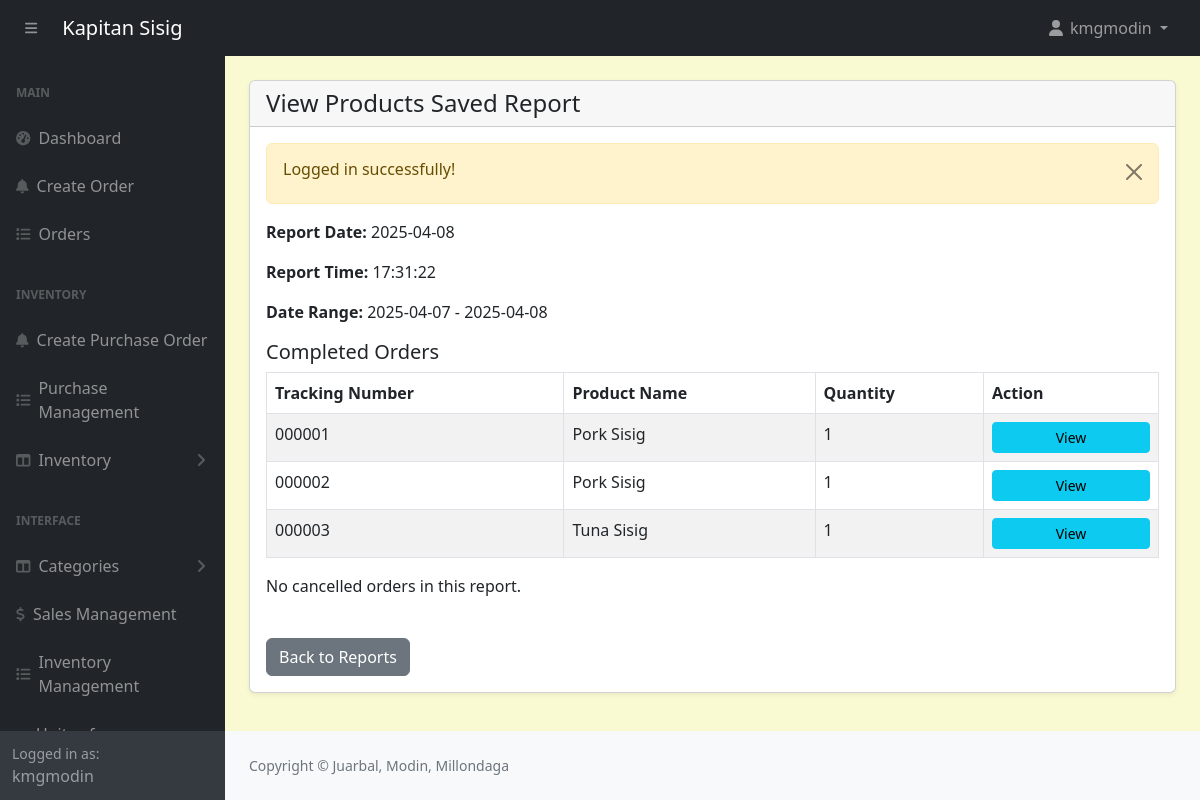
Page /admin/view-products-report.php?id=30 (signed in) on the committed database.
### tables this page shows
CREATE TABLE `saved_products_reports` (
  `id` int(11) NOT NULL,
  `report_date` date NOT NULL,
  `report_time` time NOT NULL,
  `report_type` enum('products','ingredients') NOT NULL,
  `report_data` text NOT NULL,
  `created_at` timestamp NOT NULL DEFAULT current_timestamp(),
  `start_date` date DEFAULT NULL,
  `end_date` date DEFAULT NULL
);

### admin/view-products-report.php (the view, shortened to what this page needs)
<?php include('includes/header.php'); ?>
<div class="container-fluid px-4 pb-4">
    <div class="card mt-4 shadow-sm">
        <div class="card-header">
            <h4 class="mb-0">View Products Saved Report</h4>
        </div>
        <div class="card-body">
            <?php
                if (isset($_GET['id'])) {
                    $reportId = $_GET['id'];
                    $query = "SELECT * FROM saved_products_reports WHERE id = '$reportId'";
                    $result = mysqli_query($conn, $query);
                    if (mysqli_num_rows($result) > 0) {
                        $report = mysqli_fetch_assoc($result);
                        $reportData = json_decode($report['report_data'], true);
                        $reportDate = $report['report_date'];
                        $reportTime = $report['report_time'];
                        $startDate = $report['start_date'];
                        $endDate = $report['end_date'];
                        $completedOrders = $reportData['completed_orders'];
                        $cancelledOrders = $reportData['cancelled_orders'];
                    } else {
                        echo "<div class='alert alert-danger'>Report not found.</div>";
                        exit;
                    }
                } else {
                    echo "<div class='alert alert-danger'>No report ID provided.</div>";
                    exit;
                }
            ?>
            <div class="mb-3">
                <p><strong>Report Date:</strong> <?= $reportDate; ?></p>
                <p><strong>Report Time:</strong> <?= $reportTime; ?></p>
                <?php if ($startDate && $endDate): ?>
                    <p><strong>Date Range:</strong> <?= $startDate; ?> - <?= $endDate; ?></p>
                <?php elseif ($startDate): ?>
                    <p><strong>Date:</strong> <?= $startDate; ?></p>
                <?php else: ?>
                    <p><strong>Date:</strong> N/A</p>
                <?php endif; ?>
            </div>
            <?php if (!empty($completedOrders)): ?>
                <h5>Completed Orders</h5>
                <table class="table table-striped table-bordered">
                    <thead>
                        <tr>
                            <th>Tracking Number</th>
                            <th>Product Name</th>
                            <th>Quantity</th>
                            <th style="width: 175px;">Action</th>
                        </tr>
                    </thead>
                    <tbody>
                        <?php foreach ($completedOrders as $order): ?>
                            <tr>
                                <td><?= $order['tracking_no']; ?></td>
                                <td><?= $order['productname']; ?></td>
                                <td><?= $order['quantity']; ?></td>
                                <td><a href="orders-view.php?track=<?= $order['tracking_no']; ?>" class="btn btn-info btn-sm w-100">View</a></td>
                            </tr>
                        <?php endforeach; ?>
                    </tbody>
                </table>
            <?php else: ?>
                <p>No completed orders in this report.</p>
            <?php endif; ?>
            <?php if (!empty($cancelledOrders)): ?>
                <h5>Cancelled Orders</h5>
                <table class="table table-striped table-bordered">
                    <thead>
                        <tr>
                            <th>Tracking Number</th>
                            <th>Product Name</th>
                            <th>Quantity</th>
                            <th style="width: 175px;">Action</th>
                        </tr>
                    </thead>
                    <tbody>
                        <?php foreach ($cancelledOrders as $order): ?>
                            <tr>
                                <td><?= $order['tracking_no']; ?></td>
                                <td><?= $order['productname']; ?></td>
                                <td><?= $order['quantity']; ?></td>
                                <td><a href="orders-view.php?track=<?= $order['tracking_no']; ?>" class="btn btn-info btn-sm w-100">View</a></td>
                            </tr>
                        <?php endforeach; ?>
                    </tbody>
                </table>
            <?php else: ?>
                <p>No cancelled orders in this report.</p>
            <?php endif; ?>
            <a href="inventory-management-view.php" class="btn btn-secondary mt-4">Back to Reports</a>
        </div>
    </div>
</div>
<?php include('includes/footer.php'); ?>

### admin/assets/css/custom.css (style rules this page uses)
body { margin: 0; font-family: system-ui, -apple-system, "Segoe UI", Roboto, "Helvetica Neue", "Noto Sans", "Liberation Sans", Arial, sans-serif; font-size: 1rem; font-weight: 400; line-height: 1.5; color: #212529; text-align: left; background-color: #FAFAD2; -webkit-text-size-adjust: 100%; -webkit-tap-highlight-color: rgba(0, 0, 0, 0); }

### rows in the picture
saved_products_reports: report_date "2025-04-08", report_time "17:31:22", start_date "2025-04-07", end_date "2025-04-08"

### other values in the picture
$_SESSION['loggedInUser']['username'] "kmgmodin"
$_SESSION['message'] "Logged in successfully!"
$order['tracking_no'] "000001"
$order['productname'] "Pork Sisig"
$order['quantity'] "1"
$order['tracking_no'] "000002"
$order['tracking_no'] "000003"
$order['productname'] "Tuna Sisig"
